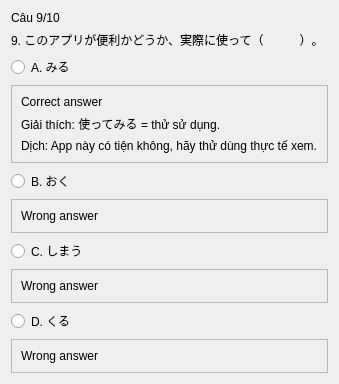
               <widget class="QWidget" name="page_15">
                <layout class="QVBoxLayout" name="verticalLayout_16">
                 <item>
                  <widget class="QLabel" name="label_100">
                   <property name="text">
                    <string>Câu 9/10</string>
                   </property>
                  </widget>
                 </item>
                 <item>
                  <widget class="QLabel" name="label_101">
                   <property name="text">
                    <string>9. このアプリが便利かどうか、実際に使って（　　　）。</string>
                   </property>
                  </widget>
                 </item>
                 <item>
                  <widget class="QRadioButton" name="radioButton_57">
                   <property name="text">
                    <string>A. みる</string>
                   </property>
                  </widget>
                 </item>
                 <item>
                  <widget class="QFrame" name="frame_13">
                   <property name="frameShape">
                    <enum>QFrame::StyledPanel</enum>
                   </property>
                   <property name="frameShadow">
                    <enum>QFrame::Raised</enum>
                   </property>
                   <layout class="QVBoxLayout" name="verticalLayout_17">
                    <item>
                     <widget class="QLabel" name="label_25">
                      <property name="text">
                       <string>Correct answer</string>
                      </property>
                     </widget>
                    </item>
                    <item>
                     <widget class="QLabel" name="label_24">
                      <property name="text">
                       <string>Giải thích: 使ってみる = thử sử dụng.</string>
                      </property>
                     </widget>
                    </item>
                    <item>
                     <widget class="QLabel" name="label_21">
                      <property name="text">
                       <string>Dịch: App này có tiện không, hãy thử dùng thực tế xem.</string>
                      </property>
                     </widget>
                    </item>
                   </layout>
                  </widget>
                 </item>
                 <item>
                  <widget class="QRadioButton" name="radioButton_58">
                   <property name="text">
                    <string>B. おく</string>
                   </property>
                  </widget>
                 </item>
                 <item>
                  <widget class="QFrame" name="frame_14">
                   <property name="frameShape">
                    <enum>QFrame::StyledPanel</enum>
                   </property>
                   <property name="frameShadow">
                    <enum>QFrame::Raised</enum>
                   </property>
                   <layout class="QVBoxLayout" name="verticalLayout_18">
                    <item>
                     <widget class="QLabel" name="label_22">
                      <property name="text">
                       <string>Wrong answer</string>
                      </property>
                     </widget>
                    </item>
                   </layout>
                  </widget>
                 </item>
                 <item>
                  <widget class="QRadioButton" name="radioButton_59">
                   <property name="text">
                    <string>C. しまう</string>
                   </property>
                  </widget>
                 </item>
                 <item>
                  <widget class="QFrame" name="frame_15">
                   <property name="frameShape">
                    <enum>QFrame::StyledPanel</enum>
                   </property>
                   <property name="frameShadow">
                    <enum>QFrame::Raised</enum>
                   </property>
                   <layout class="QVBoxLayout" name="verticalLayout_19">
                    <item>
                     <widget class="QLabel" name="label_20">
                      <property name="text">
                       <string>Wrong answer</string>
                      </property>
                     </widget>
                    </item>
                   </layout>
                  </widget>
                 </item>
                 <item>
                  <widget class="QRadioButton" name="radioButton_60">
                   <property name="text">
                    <string>D. くる</string>
                   </property>
                  </widget>
                 </item>
                 <item>
                  <widget class="QFrame" name="frame_16">
                   <property name="frameShape">
                    <enum>QFrame::StyledPanel</enum>
                   </property>
                   <property name="frameShadow">
                    <enum>QFrame::Raised</enum>
                   </property>
                   <layout class="QVBoxLayout" name="verticalLayout_20">
                    <item>
                     <widget class="QLabel" name="label_23">
                      <property name="text">
                       <string>Wrong answer</string>
                      </property>
                     </widget>
                    </item>
                   </layout>
                  </widget>
                 </item>
                </layout>
               </widget>
